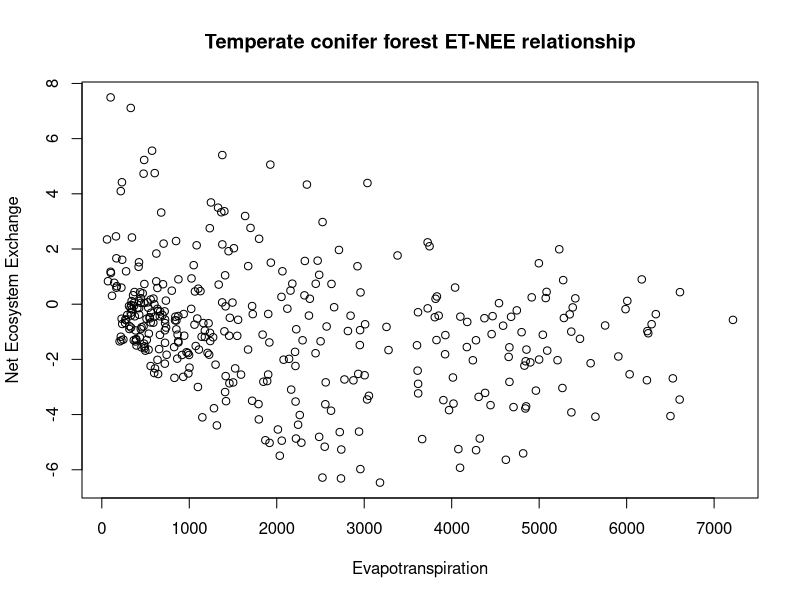

Here is the R script that generated this plot:
## ---- chunk 1
data1<-read.table("2010_GCK.txt", header=T)
plot(data1$LE,data1$NEE,xlab="Evapotranspiration",ylab="Net Ecosystem Exchange",main="Temperate conifer forest ET-NEE relationship")
